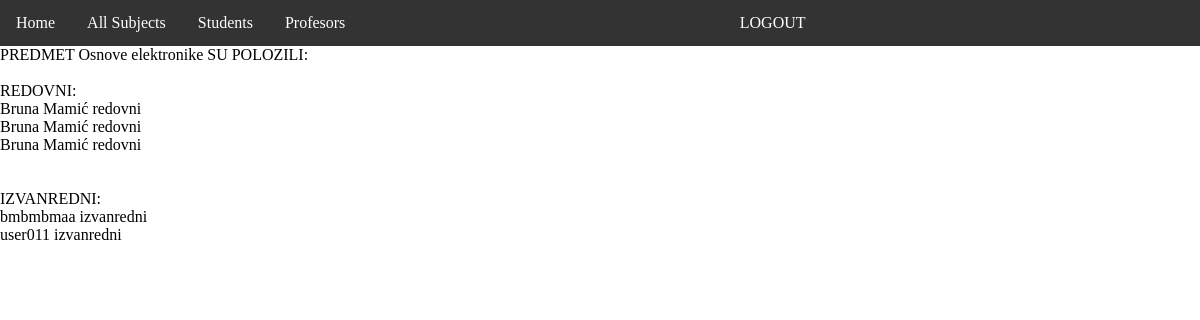
The page /polozeni/8/ (signed in) on the database its author committed.
### seminar/models.py (models this page shows, shortened)
class Predmeti(models.Model):
    naziv = models.CharField(max_length=255)
    nositelj = models.ForeignKey(User, on_delete=models.CASCADE, related_name='profesor', limit_choices_to={'uloga__naziv': 'PROF'})
    kod = models.CharField(max_length=50)
    program = models.TextField()
    ects = models.IntegerField()
    sem_red = models.CharField(max_length=10)
    sem_izv = models.CharField(max_length=10)
    izborni = models.CharField(max_length=2, choices=(('da', 'Da'), ('ne', 'Ne')))

class User(AbstractUser):
    uloga = models.ForeignKey(Uloge, on_delete=models.CASCADE, null=True)
    status = models.CharField(max_length=10, choices=(('none', 'None'),('redovni', 'Redovni'), ('izvanredni', 'Izvanredni')))
    REQUIRED_FIELDS = ['email', 'first_name', 'last_name']
    def __str__(self):
        return self.username

### seminar/views.py (the view)
# urls.py: path('polozeni/<int:id>/', views.list_all_polozeni, name='polozeni'),
@admin_required
def list_all_polozeni(request,id):
    subject = Predmeti.objects.get(pk=id)
    enrollments = Upisi.objects.filter(predmet=subject).select_related('student')
    status = request.GET.get('status','polozen')
    students = [{'student': enrollment.student, 'status': enrollment.status} for enrollment in enrollments if enrollment.status == 'polozen']
    print(students)
    return render(request, 'polozeni.html', {'subject': subject, 'students': students, 'status': status})

### seminar/templates/polozeni.html (shortened to what this page needs)
{% extends 'base.html' %}
{% block content %}
<div>
    PREDMET {{subject.naziv}} SU POLOZILI:
    <br><br>
        REDOVNI:
        {% for student in students%}
            {% if student.student.status == "redovni" %}
                <p>{{student.student.first_name}} {{student.student.last_name}} {{student.student.status}}</p>
            {% endif %}
        {% endfor %}
        <br><br>
        IZVANREDNI:
        {% for student in students%}
        {% if student.student.status == "izvanredni" %}
            <p>{{student.student}} {{student.student.status}}</p>
        {% endif %}
    {% endfor %}
</div>
{% endblock %}

### static/css/style.css (style rules this page uses)
*, body { margin: 0; }

### rows shown on the page
Predmeti: naziv "Osnove elektronike"
User: student.first_name "Bruna", student.last_name "Mamić", student.status "redovni"
User: student.first_name "Bruna", student.last_name "Mamić", student.status "redovni"
User: student.first_name "Bruna", student.last_name "Mamić", student.status "redovni"
User: student "bmbmbmaa", student.status "izvanredni"
User: student "user011", student.status "izvanredni"
